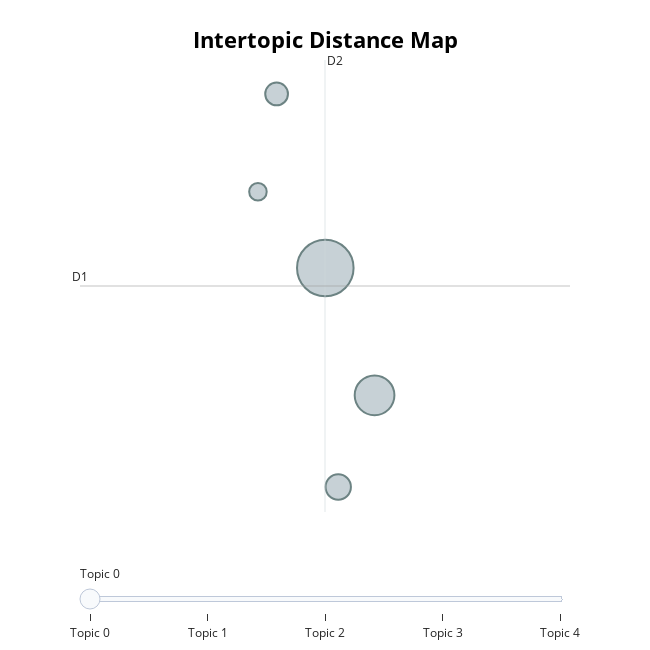

Source (notebook cell):
### Code cell
topics = topic_model.visualize_topics()
topics

### Figure 1 — Plotly figure (JSON) as saved in the notebook; plotly's stock layout.template omitted (floating-point values rounded to 4 significant figures)
{"data": [{"customdata": [[0, "evitar | feito | antiotário | ser | redpillbrasil", 229], [1, "memes | vindo | humor | canal | não", 113], [2, "capítulo | como | homem | ele | emocional", 46], [3, "http | redcast | master | junior | instagram", 37], [4, "http | conselho | projetoconselhosubstackcom | comercial | recomendo", 22]], "hovertemplate": "<b>Topic %{customdata[0]}</b><br>%{customdata[1]}<br>Size: %{customdata[2]}", "legendgroup": "", "marker": {"color": "#B0BEC5", "line": {"color": "DarkSlateGrey", "width": 2}, "size": [229, 113, 46, 37, 22], "sizemode": "area", "sizeref": 0.1431, "symbol": "circle"}, "mode": "markers", "name": "", "orientation": "v", "showlegend": false, "type": "scatter", "x": [10.91, 11.34, 11.02, 10.49, 10.32], "xaxis": "x", "y": [0.3764, -0.5406, -1.2, 1.629, 0.9246], "yaxis": "y"}], "layout": {"annotations": [{"showarrow": false, "text": "D1", "x": 8.774, "y": 0.2465, "yshift": 10}, {"showarrow": false, "text": "D2", "x": 10.91, "xshift": 10, "y": 1.873}], "height": 650, "hoverlabel": {"bgcolor": "white", "font": {"family": "Rockwell", "size": 16}}, "legend": {"itemsizing": "constant", "tracegroupgap": 0}, "margin": {"t": 60}, "shapes": [{"line": {"color": "#CFD8DC", "width": 2}, "type": "line", "x0": 10.91, "x1": 10.91, "y0": -1.38, "y1": 1.873}, {"line": {"color": "#9E9E9E", "width": 2}, "type": "line", "x0": 8.774, "x1": 13.04, "y0": 0.2465, "y1": 0.2465}], "sliders": [{"active": 0, "pad": {"t": 50}, "steps": [{"args": [{"marker.color": [["red", "#B0BEC5", "#B0BEC5", "#B0BEC5", "#B0BEC5"]]}], "label": "Topic 0", "method": "update"}, {"args": [{"marker.color": [["#B0BEC5", "red", "#B0BEC5", "#B0BEC5", "#B0BEC5"]]}], "label": "Topic 1", "method": "update"}, {"args": [{"marker.color": [["#B0BEC5", "#B0BEC5", "red", "#B0BEC5", "#B0BEC5"]]}], "label": "Topic 2", "method": "update"}, {"args": [{"marker.color": [["#B0BEC5", "#B0BEC5", "#B0BEC5", "red", "#B0BEC5"]]}], "label": "Topic 3", "method": "update"}, {"args": [{"marker.color": [["#B0BEC5", "#B0BEC5", "#B0BEC5", "#B0BEC5", "red"]]}], "label": "Topic 4", "method": "update"}]}], "title": {"font": {"color": "Black", "size": 22}, "text": "<b>Intertopic Distance Map</b>", "x": 0.5, "xanchor": "center", "y": 0.95, "yanchor": "top"}, "width": 650, "xaxis": {"anchor": "y", "domain": [0, 1], "range": [8.774, 13.04], "title": {"text": ""}, "visible": false}, "yaxis": {"anchor": "x", "domain": [0, 1], "range": [-1.38, 1.873], "title": {"text": ""}, "visible": false}}}
